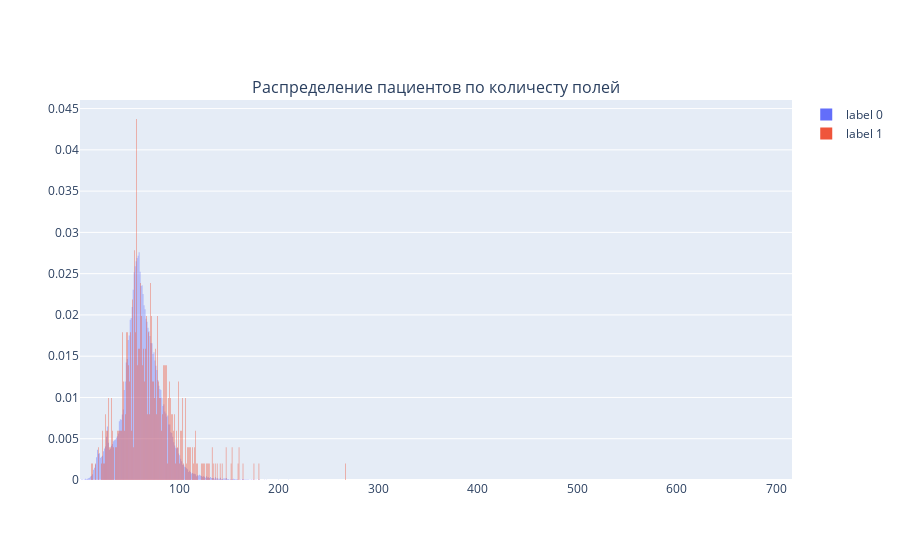

Notebook code cell kept with this figure:
### Code cell
fig = make_subplots(1,1,
                    subplot_titles=['Распределение пациентов по количесту полей']
                   )

fig.add_trace(go.Histogram(x = np.array(label_0['n_fields']), name = 'label 0', histnorm = 'probability'))

fig.add_trace(go.Histogram(x = np.array(label_1['n_fields']), name = 'label 1', histnorm = 'probability'))

fig.write_html(path_main_dir+'\\fields_distributions.html')

fig.show()

### Figure 1 — Plotly figure (JSON) as saved in the notebook; plotly's stock layout.template omitted (floating-point values rounded to 4 significant figures; data arrays with more than 128 entries replaced by an {"elided": "..."} marker saying what was removed)
{"data": [{"histnorm": "probability", "name": "label 0", "type": "histogram", "x": {"elided": "78829 int values"}}, {"histnorm": "probability", "name": "label 1", "type": "histogram", "x": {"elided": "503 int values"}}], "layout": {"annotations": [{"font": {"size": 16}, "showarrow": false, "text": "Распределение пациентов по количесту полей", "x": 0.5, "xanchor": "center", "xref": "paper", "y": 1, "yanchor": "bottom", "yref": "paper"}], "autosize": true, "xaxis": {"anchor": "y", "autorange": true, "domain": [0, 1], "range": [0.5, 715.5], "type": "linear"}, "yaxis": {"anchor": "x", "autorange": true, "domain": [0, 1], "range": [0, 0.04604]}}}
